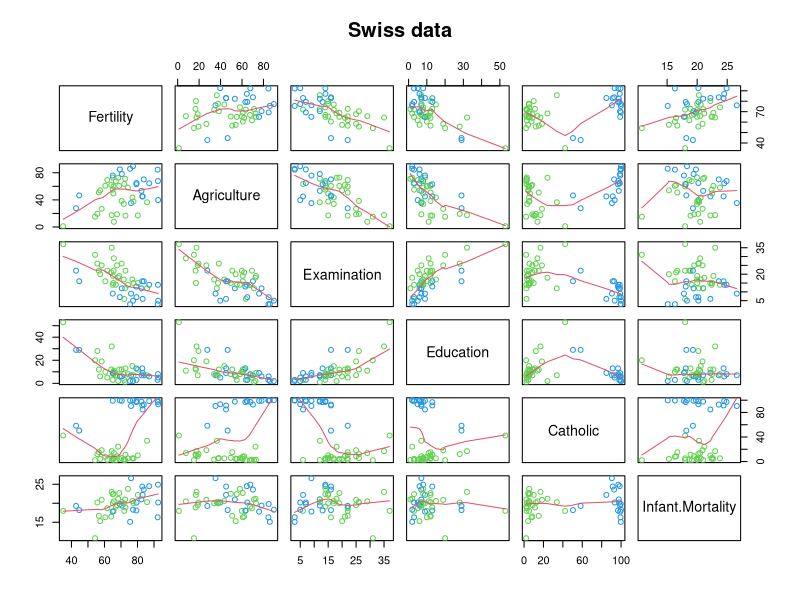
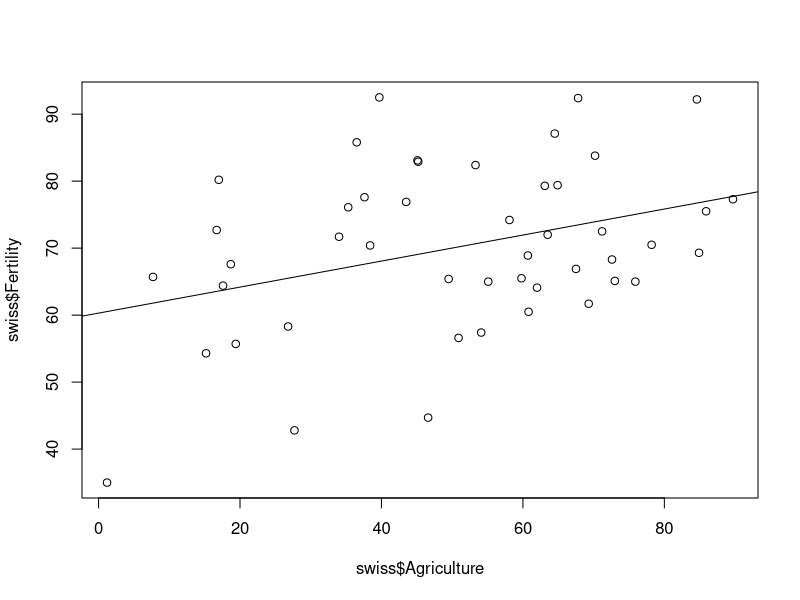
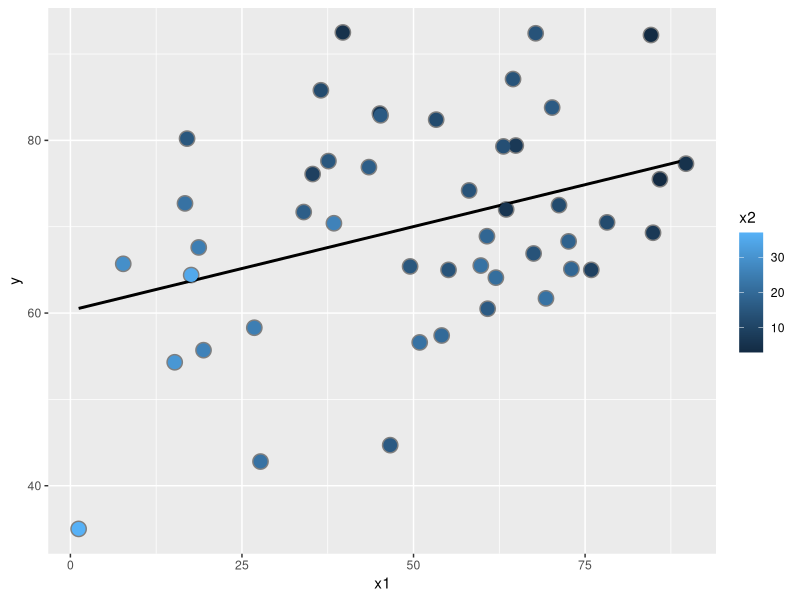
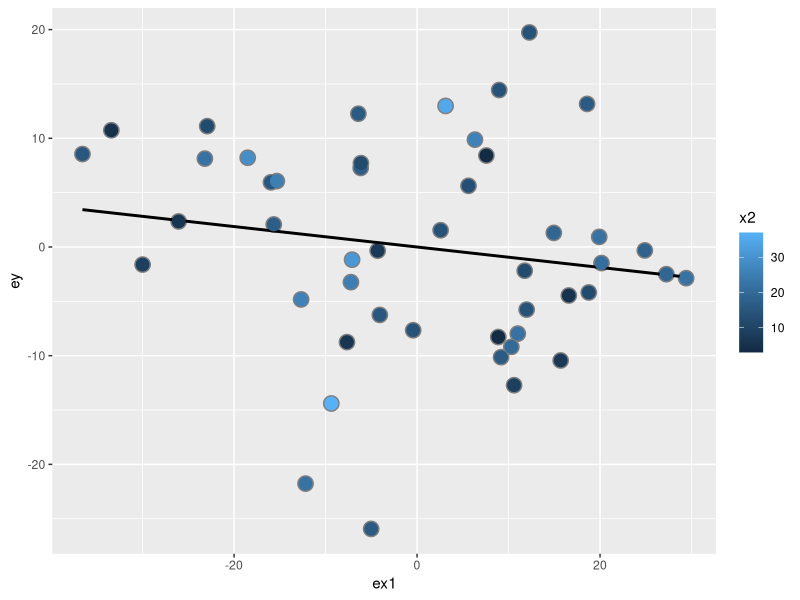
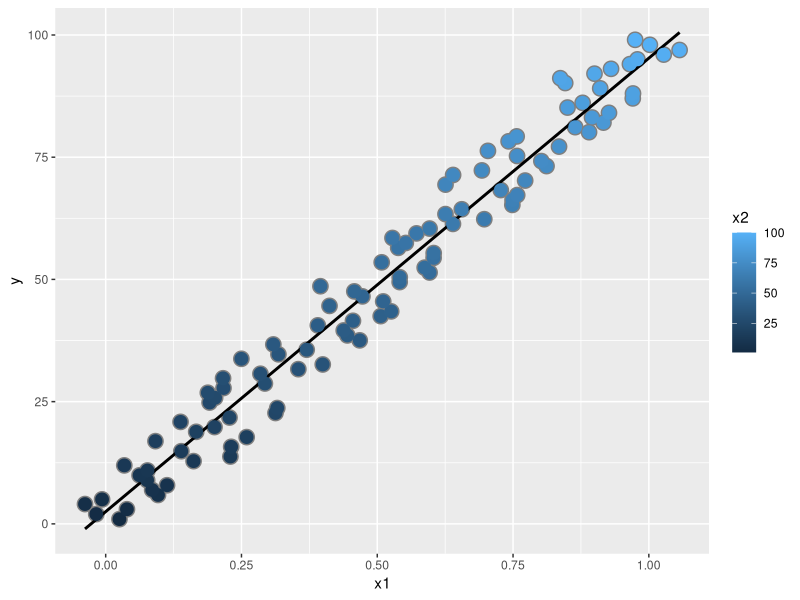
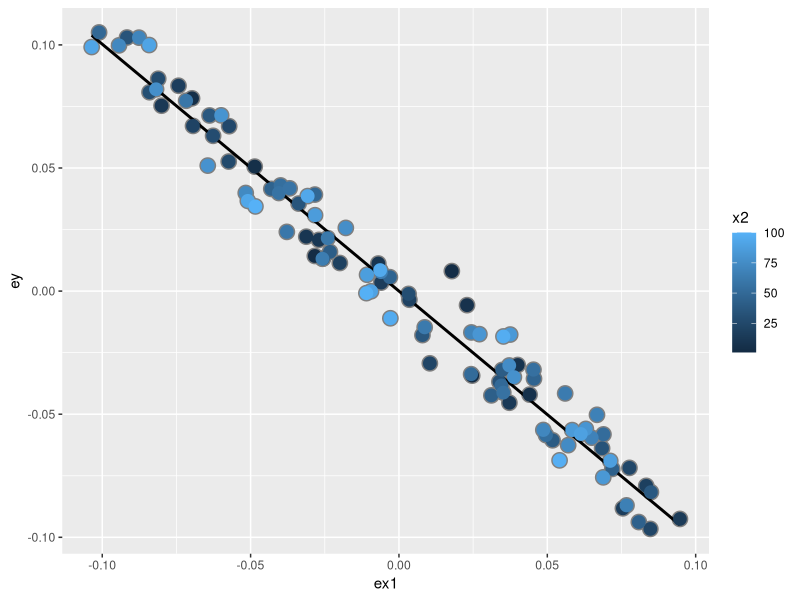

R code for these plots, in order:
## ---- chunk 1
knitr::opts_chunk$set(echo = TRUE)
library(datasets)
data(swiss)
require(stats)
require(graphics)
duv = function(trecho) {
  paste("<span style='color:red'>", trecho, "</span>")
}
## ---- chunk 2
pairs(swiss, panel = panel.smooth, main = "Swiss data", col = 3 + (swiss$Catholic > 50))
## ---- chunk 3
# regressão múltipla - ver estimativa ajustada de Agriculture
summary(lm(Fertility ~ . , data = swiss))$coefficients
summary(lm(Fertility ~ . , data = swiss))
## ---- chunk 4
# estimativa ajustada de Agriculture
agrifit = lm(Fertility ~ Agriculture, data = swiss)
summary(agrifit)$coefficients
## ---- chunk 5
plot(x=swiss$Agriculture, y=swiss$Fertility)
abline(agrifit)
## ---- chunk 6
# inversao de sinal - exemplo 1
y = swiss$Fertility
x1 = swiss$Agriculture
x2 = swiss$Examination
summary(lm(y ~ x1))$coef
# Contaminar# inversao de sinal - exemplo 1
y = swiss$Fertility
x1 = swiss$Agriculture
x2 = swiss$Examination
summary(lm(y ~ x1))$coef
summary(lm(y ~ x1 + x2))$coef
## ---- chunk 7
library(ggplot2)
dat = data.frame(y = swiss$Fertility, x1 = swiss$Agriculture, x2 =
swiss$Examination, ey = resid(lm(y ~ x2)), ex1 = resid(lm(x1 ~ x2)))
g = ggplot(dat, aes(y = y, x = x1, colour = x2))
g = g + geom_point(colour="grey50", size = 5) + geom_smooth(method = lm,
se = FALSE, colour = "black")
g = g + geom_point(size = 4)
g
## ---- chunk 8
g2 = ggplot(dat, aes(y = ey, x = ex1, colour = x2))
g2 = g2 + geom_point(colour="grey50", size = 5) + geom_smooth(method =
lm, se = FALSE, colour = "black") + geom_point(size = 4)
g2
## ---- chunk 9
# inversão de sinal - exemplo 2
n <- 100; x2 <- 1 : n; x1 <- .01 * x2 + runif(n, -.1, .1);
y = -x1 + x2 + rnorm(n, sd = .01)
## ---- chunk 10
summary(lm(y ~ x1))$coef
## ---- chunk 11
summary(lm(y ~ x1 + x2))$coef
## ---- chunk 12
dat = data.frame(y = y, 
                 x1 = x1, 
                 x2 = x2, 
                 ey = resid(lm(y ~ x2)),  # Resíduos de y ~x_2
                 ex1 = resid(lm(x1 ~ x2)) # Aqui, os de x_1 ~ x_2, que sabemos serem relacionados
                )
## ---- chunk 13
g = ggplot(dat, aes(y = y, x = x1, colour = x2))
g = g + geom_point(colour="grey50", size = 5) + geom_smooth(method = lm,
se = FALSE, colour = "black")
g = g + geom_point(size = 4)
g
## ---- chunk 14
g2 = ggplot(dat, aes(y = ey, x = ex1, colour = x2))
g2 = g2 + geom_point(colour="grey50", size = 5) + geom_smooth(method =
lm, se = FALSE, colour = "black") + geom_point(size = 4)
g2
## ---- chunk 15
# quanto o modelo explica o índice de fertilidade
summary(lm(Fertility ~ Agriculture
+ Examination
+ Education
+ Catholic
+ Infant.Mortality
, data = swiss))
## ---- chunk 16
# o sinal inverte com a inclusão de Examination + Education
# ambos são inversamente correlacionados com Agriculture
summary(lm(Fertility ~ Agriculture
# + Examination
# + Education
+ Catholic
+ Infant.Mortality
, data = swiss))
cor(swiss$Agriculture, swiss$Examination)
cor(swiss$Agriculture, swiss$Education)
cor(swiss$Education, swiss$Examination)
## ---- chunk 17

# e se incluirmos uma variável desnecessária
z <- swiss$Agriculture + swiss$Education
lm(Fertility ~ . + z, data = swiss)
## ---- chunk 18
# o sinal inverte com a inclusão de Examination + Education
# ambos são inversamente correlacionados com Agriculture
summary(lm(Fertility ~ Agriculture
+ Examination
# + Education
+ Catholic
+ Infant.Mortality
, data = swiss))
cor(swiss$Agriculture, swiss$Examination)
cor(swiss$Agriculture, swiss$Education)
cor(swiss$Education, swiss$Examination)
